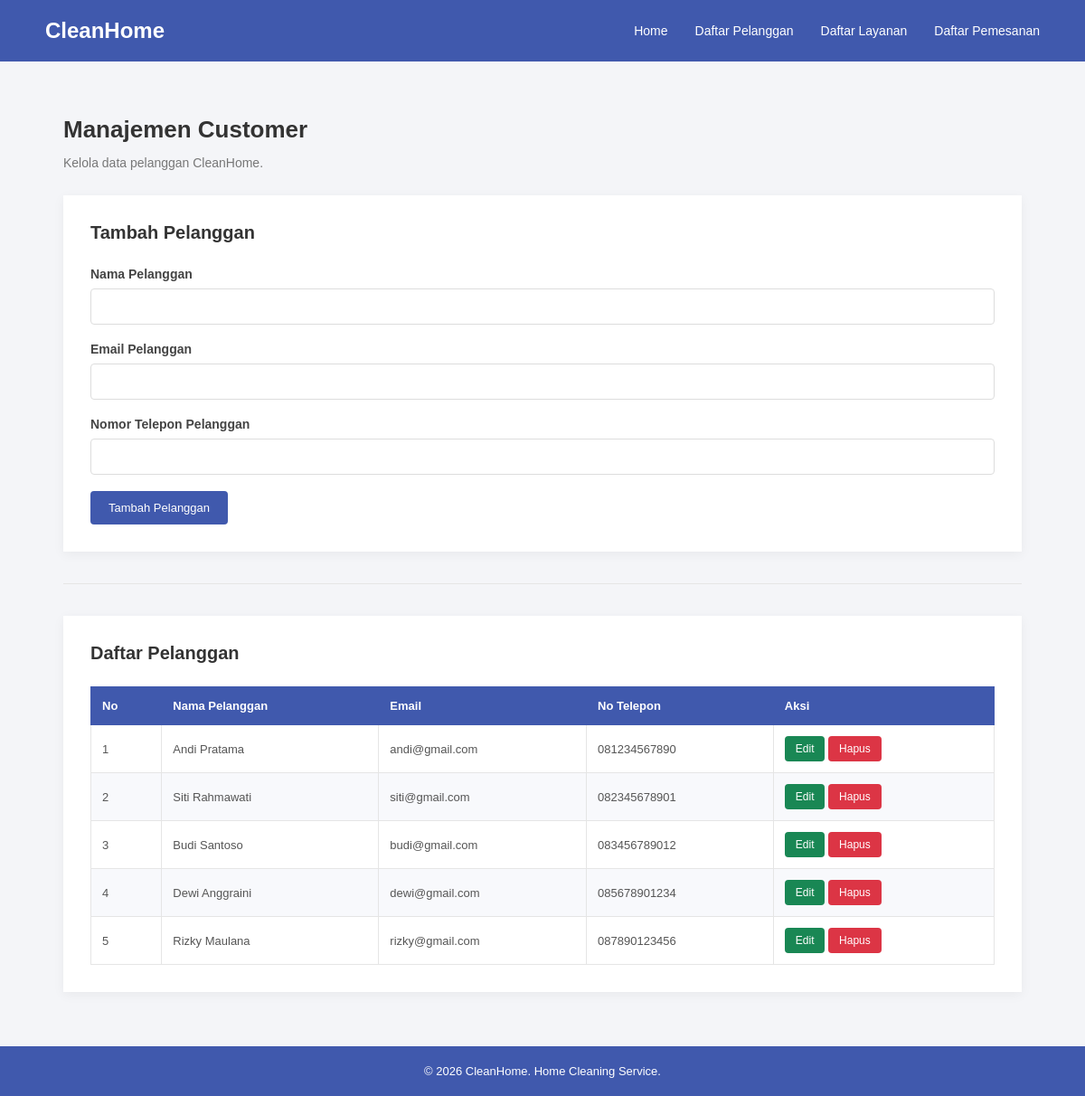
The page /view/customer.php on the database its author committed.
### tables this page shows
CREATE TABLE customers(
    id_customer INT AUTO_INCREMENT PRIMARY KEY, 
    nama_customer VARCHAR(255) NOT NULL, 
    email VARCHAR(100) NOT NULL UNIQUE, 
    no_telepon VARCHAR(20) NOT NULL
);

### config/db.php (called while the page is built, shortened)
<?php
class Database{
    private PDO $conn;
    public function __construct(){
        try{
            $this->conn = new PDO("mysql:host=localhost;dbname=db_homeservice", "root", "");
            $this->conn->setAttribute(PDO::ATTR_ERRMODE, PDO::ERRMODE_EXCEPTION);
        }catch(PDOException $e){
            die("Koneksi gagal: " . $e->getMessage());
        }
    }
    public function __get(string $name){
        if($name === 'conn'){
            return $this->conn;
        }
        return null;
    }
}

### class/Customer.php (called while the page is built, shortened)
<?php
require_once __DIR__ . '/../config/db.php';
class Customer{
    private PDO $db;
    public function __construct(){
        $this->db = (new Database())->conn;
    }
    public function getAllCustomer(): array{
        $stmt = $this->db->prepare("SELECT * FROM customers");
        $stmt->execute();
        return $stmt->fetchAll(PDO::FETCH_ASSOC);
    }
}

### view/customer.php (the view, shortened to what this page needs)
<?php
require_once __DIR__ . '/../class/Customer.php';
$customer = new Customer();
$editCustomer = null;
$customers = $customer->getAllCustomer();
?>
<!DOCTYPE html>
<html lang="id">
<head>
    <link rel="stylesheet" href="../style.css">
</head>
<body>
<?php require_once 'header.php'; ?>
<main class="container">
    <h2>Manajemen Customer</h2>
    <p>Kelola data pelanggan CleanHome.</p>
    <section>
        <h3><?= $editCustomer ? 'Edit Pelanggan' : 'Tambah Pelanggan'; ?></h3>
        <form method="POST">
            <label>Nama Pelanggan</label><br>
            <input type="text" name="nama_customer" value="<?= htmlspecialchars($editCustomer['nama_customer'] ?? ''); ?>" required><br><br>
            <label>Email Pelanggan</label>
            <input type="email" name="email" value="<?= htmlspecialchars($editCustomer['email'] ?? ''); ?>" required><br><br>
            <label>Nomor Telepon Pelanggan</label>
            <input type="text" name="no_telepon" value="<?= htmlspecialchars($editCustomer['no_telepon'] ?? ''); ?>" required><br><br>
            <?php if($editCustomer): ?>
                <button type="submit" name="update">Update Pelanggan</button>
                <a href="customer.php">Batal</a>
            <?php else: ?>
                <button type="submit" name="create">Tambah Pelanggan</button>
            <?php endif; ?>
        </form>
    </section>
    <hr>
    <section>
        <h3>Daftar Pelanggan</h3>
        <table border="1" cellpadding="10" cellspacing="0">
            <thead>
                <tr>
                    <th>No</th>
                    <th>Nama Pelanggan</th>
                    <th>Email</th>
                    <th>No Telepon</th>
                    <th>Aksi</th>
                </tr>
            </thead>
            <tbody>
                <?php if(!empty($customers)): ?>
                    <?php $no = 1; ?>
                    <?php foreach($customers as $row): ?>
                        <tr>
                            <td><?= $no++; ?></td>
                            <td><?= htmlspecialchars($row['nama_customer']); ?></td>
                            <td><?= htmlspecialchars($row['email']); ?></td>
                            <td><?= htmlspecialchars($row['no_telepon']); ?></td>
                            <td>
                                <form method="GET" style="display:inline;">
                                    <button type="submit" class="btn-edit">Edit</button>
                                </form>
                                <form method="POST" style="display:inline;" onsubmit="return confirm('Yakin ingin menghapus pelanggan ini?')">
                                    <button type="submit" name="delete">Hapus</button>
                                </form>
                            </td>
                        </tr>
                    <?php endforeach; ?>
                <?php else: ?>
                    <tr>
                        <td colspan="5">Belum ada data customer.</td>
                    </tr>
                <?php endif; ?>
            </tbody>
        </table>
    </section>
</main>
<?php require_once 'footer.php'; ?>
</body>
</html>

### style.css (style rules this page uses)
* { margin: 0; padding: 0; box-sizing: border-box; }
body { font-family: Arial, sans-serif; background-color: #f4f5f8; color: #333; min-height: 100vh; display: flex; flex-direction: column; }
main { flex: 1; }
.container { width: 100%; max-width: 1100px; margin: 60px auto; padding: 0 20px; }
.container > h2 { font-size: 26px; margin-bottom: 10px; color: #333; }
.container > p { color: #777; font-size: 14px; margin-bottom: 30px; line-height: 1.6; }
.container section { background-color: white; padding: 30px; margin-top: 25px; box-shadow: 0 3px 12px rgba(0,0,0,0.05); }
.container section h3 { font-size: 20px; color: #333; margin-bottom: 25px; }
.container section form { width: 100%; }
.container section label { display: inline-block; font-size: 14px; font-weight: bold; color: #444; margin-bottom: 8px; }
.container section input, .container section select, .container section textarea { width: 100%; padding: 11px 13px; border: 1px solid #ddd; border-radius: 4px; font-family: Arial, sans-serif; font-size: 14px; color: #333; background-color: white; outline: none; transition: 0.3s; }
.container section button { background-color: #4059ad; color: white; border: none; padding: 11px 20px; border-radius: 4px; font-size: 13px; cursor: pointer; transition: 0.3s; }
.container section table { width: 100%; border-collapse: collapse; margin-top: 10px; background-color: white; font-size: 13px; }
.container section table th { background-color: #4059ad; color: white; padding: 13px 12px; text-align: left; white-space: nowrap; border: 1px solid #4059ad; }
.container section table td { padding: 12px; border: 1px solid #e5e5e5; color: #555; vertical-align: middle; }
.container section table tbody tr:nth-child(even) { background-color: #f8f9fc; }
.container section table td form { display: inline; }
.container section table td button { background-color: #dc3545; padding: 7px 12px; font-size: 12px; }
.container > p { line-height: 1.6; }
.container > p:has(+ section) { margin-bottom: 20px; }
.container hr { border: none; border-top: 1px solid #e5e5e5; margin: 35px 0; }
.container section table td .btn-edit { background-color: #198754; color: white; padding: 7px 12px; border: none; border-radius: 4px; font-size: 12px; cursor: pointer; transition: 0.3s; }

### rows shown on the page
customers: nama_customer "Andi Pratama", email "andi@gmail.com", no_telepon "081234567890"
customers: nama_customer "Siti Rahmawati", email "siti@gmail.com", no_telepon "082345678901"
customers: nama_customer "Budi Santoso", email "budi@gmail.com", no_telepon "083456789012"
customers: nama_customer "Dewi Anggraini", email "dewi@gmail.com", no_telepon "085678901234"
customers: nama_customer "Rizky Maulana", email "rizky@gmail.com", no_telepon "087890123456"
